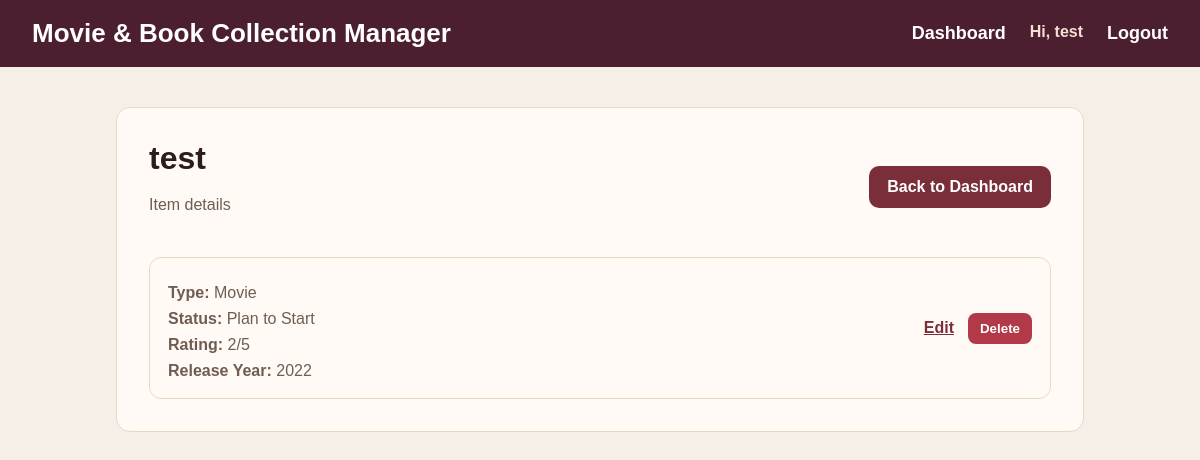
Screenshot of /read/4 (signed in) with the database file from the repository.
### tables this page shows
CREATE TABLE collection_items (
    id INTEGER PRIMARY KEY AUTOINCREMENT,
    user_id INTEGER NOT NULL,
    title TEXT NOT NULL,
    item_type TEXT NOT NULL,
    creator TEXT,
    genre TEXT,
    status TEXT NOT NULL,
    rating INTEGER,
    notes TEXT,
    release_year INTEGER,
    created_at TEXT DEFAULT CURRENT_TIMESTAMP,
    FOREIGN KEY (user_id) REFERENCES users(id)
);

### app.py (the view)
    def wrapper(*args, **kwargs):
        if session.get("user_id") is None:
            return redirect(url_for("signin"))
        return route_function(*args, **kwargs)

### app.py (called while the page is built)
def login_required(route_function):
    def wrapper(*args, **kwargs):
        if session.get("user_id") is None:
            return redirect(url_for("signin"))
        return route_function(*args, **kwargs)
    wrapper.__name__ = route_function.__name__
    return wrapper

@app.route("/read/<int:item_id>")
@login_required
def read_item(item_id):
    connection = get_db_connection()
    item = connection.execute(
        "SELECT * FROM collection_items WHERE id = ? AND user_id = ?",
        (item_id, session["user_id"])
    ).fetchone()
    connection.close()
    if item is None:
        return "item not found"
    return render_template("read_item.html", item=item)

### database.py (called while the page is built)
def get_db_connection():
    connection = sqlite3.connect(DATABASE_NAME)
    connection.row_factory = sqlite3.Row
    return connection

### templates/read_item.html (shortened to what this page needs)
{% extends "base.html" %}
{% block content %}
<section class="card">
    <div class="dashboard-header">
        <div>
            <h2>{{ item["title"] }}</h2>
            <p class="muted">Item details</p>
        </div>
        <a href="/" class="add-button">Back to Dashboard</a>
    </div>
    <div class="item-list">
        <div class="item-card">
            <div class="item-main">
                <p><strong>Type:</strong> {{ item["item_type"] }}</p>
                <p><strong>Status:</strong> {{ item["status"] }}</p>
                {% if item["rating"] %}
                    <p><strong>Rating:</strong> {{ item["rating"] }}/5</p>
                {% else %}
                    <p><strong>Rating:</strong> No rating</p>
                {% endif %}
                {% if item["release_year"] %}
                    <p><strong>Release Year:</strong> {{ item["release_year"] }}</p>
                {% endif %}
            </div>
            <div class="item-details">
                <a href="/edit/{{ item['id'] }}" class="edit-link">Edit</a>
                <form method="POST" action="/delete/{{ item['id'] }}" class="delete-form">
                    <button type="submit" class="delete-button">Delete</button>
                </form>
            </div>
        </div>
    </div>
</section>
{% endblock %}

### templates/base.html (shortened to what this page needs)
<!DOCTYPE html>
<html lang="en">
<head>
    <link rel="stylesheet" href="{{ url_for('static', filename='style.css') }}">
</head>
<body>
    <nav class="navbar">
        <h1>Movie & Book Collection Manager</h1>
        <div class="nav-links">
            <a href="/">Dashboard</a>
            {% if session.get("user_id") %}
                <span class="nav-user">Hi, {{ session.get("username") }}</span>
                <a href="/logout">Logout</a>
            {% else %}
                <a href="/signin">Sign In</a>
                <a href="/signup">Sign Up</a>
            {% endif %}
        </div>
    </nav>
    <main class="page-container">
        {% block content %}{% endblock %}
    </main>
</body>
</html>

### static/style.css (style rules this page uses)
* { box-sizing: border-box; }
body { font-family: Arial, sans-serif; background-color: #f6efe7; margin: 0; color: #2b1d1d; }
.navbar { background-color: #4b1f2f; color: white; padding: 18px 32px; display: flex; justify-content: space-between; align-items: center; }
.navbar h1 { font-size: 26px; margin: 0; font-weight: 700; }
.nav-links { display: flex; gap: 24px; }
.nav-links a { color: white; text-decoration: none; font-size: 18px; font-weight: 600; }
.page-container { max-width: 1000px; margin: 40px auto; padding: 0 16px; }
.card { background-color: #fffaf5; padding: 32px; border-radius: 14px; border: 1px solid #ead8c7; }
.muted { color: #6f5d52; line-height: 1.5; }
.nav-user { color: #f5dfd2; font-size: 16px; font-weight: 600; }
.dashboard-header { display: flex; justify-content: space-between; align-items: center; gap: 20px; margin-bottom: 24px; }
.dashboard-header h2 { margin: 0 0 8px 0; font-size: 32px; }
.add-button { background-color: #7a2e3a; color: white; padding: 12px 18px; border-radius: 10px; text-decoration: none; font-weight: bold; }
.item-list { display: flex; flex-direction: column; gap: 12px; }
.item-card { background-color: #fffaf5; border: 1px solid #ead8c7; border-radius: 12px; padding: 18px; display: flex; justify-content: space-between; gap: 20px; align-items: center; }
.item-main p { margin: 8px 0 0 0; color: #6f5d52; }
.item-details { display: flex; gap: 14px; align-items: center; color: #4a3a34; flex-wrap: wrap; }
.item-details a { color: #7a2e3a; font-weight: bold; }
.edit-link { color: #7a2e3a; font-weight: bold; }
.delete-form { margin: 0; }
.delete-button { border: none; background-color: #b23a48; color: white; padding: 8px 12px; border-radius: 8px; font-weight: bold; cursor: pointer; }

### rows the page displays
collection_items: get "test", title "test", item_type "Movie", status "Plan to Start", rating "2", release_year "2022"
